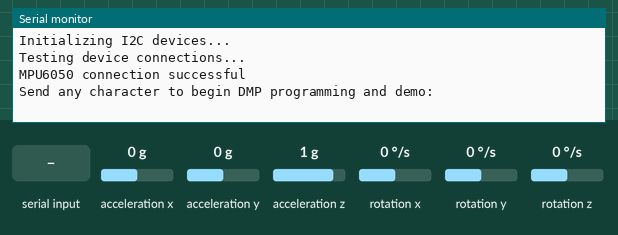
A sketch run on a simulated Arduino Uno, built with avr-gcc and run on an emulated ATmega328P. Parts: the last lines printed to the serial monitor. The inputs (shaded band) are chosen by the test bench; at power-on: acceleration x 0 g, acceleration y 0 g, acceleration z 1 g, rotation x 0 °/s, rotation y 0 °/s, rotation z 0 °/s. No radio packets arrive unless stated.

Above: at 0.9 s.
1.0 s: "1" received over Serial
At 1.4 s:
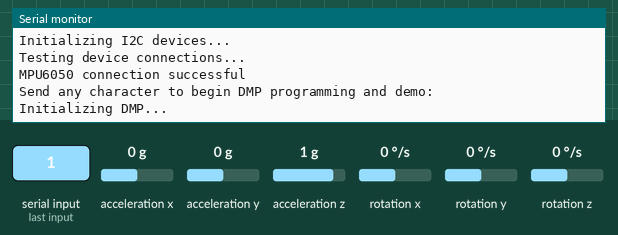
3.0 s: acceleration x set to -1.4 g
At 3.9 s:
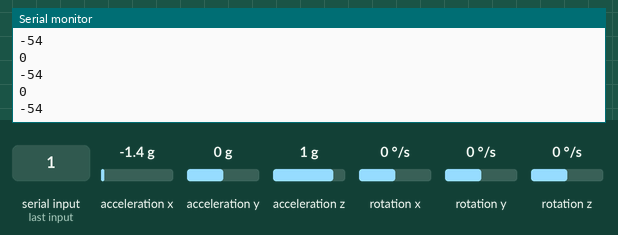
4.5 s: acceleration y set to -1.4 g
At 5.6 s:
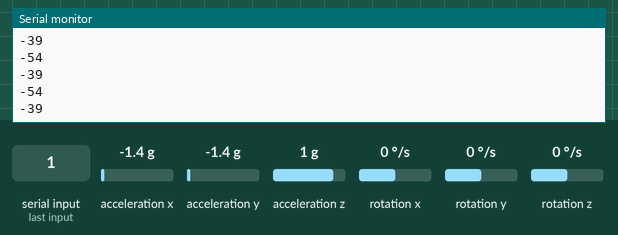
6.0 s: acceleration z set to -1.4 g
At 7.0 s:
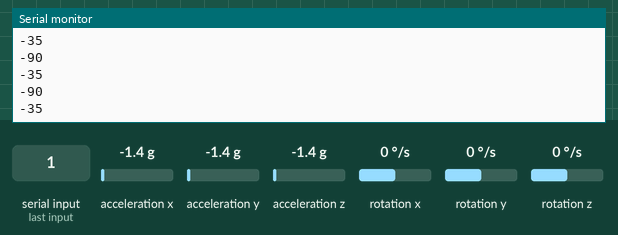
Timing chart, 0 to 8.5 s (numbered marks = the images above; inputs shaded):
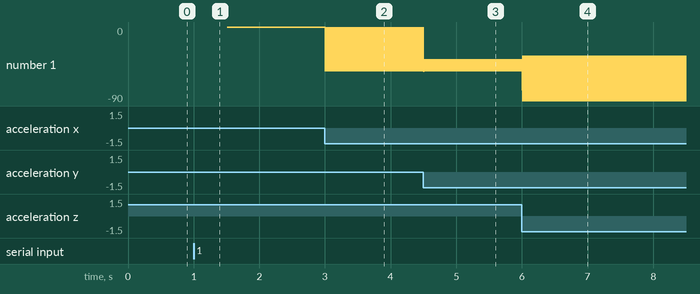

Measured:
- after the input at 1.0 s, the serial monitor: prints a new line at once (image 1)
- after the input at 3.0 s, the serial monitor: prints a new line at once (image 2)
- after the input at 4.5 s, the serial monitor: prints a new line at once (image 3)
- after the input at 6.0 s, the serial monitor: prints a new line at once (image 4)
- plotted number 1: 0 → -54 after the input at 3.0 s, -54 → -39 after the input at 4.5 s, -39 → -35 after the input at 6.0 s

The sketch:

gyro_transmitter.ino
```cpp
//These are needed for MPU
#include "I2Cdev.h"
#include "MPU6050_6Axis_MotionApps20.h"

//These are need for RF handlling
#include <SPI.h>
#include <nRF24L01.h>
#include <RF24.h>

#define PRINT_DEBUG   //Uncomment this line if you want to print the MPU6050 initialization information on serial monitor

// Arduino Wire library is required if I2Cdev I2CDEV_ARDUINO_WIRE implementation
// is used in I2Cdev.h
#if I2CDEV_IMPLEMENTATION == I2CDEV_ARDUINO_WIRE
    #include "Wire.h"
#endif

// MPU control/status vars
MPU6050 mpu;
bool dmpReady = false;  // set true if DMP init was successful
uint8_t devStatus;      // return status after each device operation (0 = success, !0 = error)
uint16_t packetSize;    // expected DMP packet size (default is 42 bytes)
uint8_t fifoBuffer[64]; // FIFO storage buffer
Quaternion q;           // [w, x, y, z]         quaternion container
VectorFloat gravity;    // [x, y, z]            gravity vector
float ypr[3];           // [yaw, pitch, roll]   yaw/pitch/roll container and gravity vector

// RF control
const uint64_t pipeOut = 0xF9E8F0F0E1LL;   //IMPORTANT: The same as in the receiver 0xF9E8F0F0E1LL
RF24 radio(8, 9); // select CE,CSN pin

struct PacketData
{
  byte xAxisValue;
  byte yAxisValue;
} data;

void setupRadioTransmitter()
{
  Serial.println("stop");
  radio.begin();
  radio.setDataRate(RF24_250KBPS);
  radio.openWritingPipe(pipeOut);
  radio.stopListening(); //start the radio comunication for Transmitter

  data.xAxisValue = 127; // Center
  data.yAxisValue = 127; // Center
}


void setupMPU()
{
  Serial.println("stop1");
  // join I2C bus (I2Cdev library doesn't do this automatically)
  #if I2CDEV_IMPLEMENTATION == I2CDEV_ARDUINO_WIRE
      Wire.begin();
      Wire.setClock(400000); // 400kHz I2C clock. Comment this line if having compilation difficulties
  #elif I2CDEV_IMPLEMENTATION == I2CDEV_BUILTIN_FASTWIRE
      Fastwire::setup(400, true);
  #endif

  #ifdef PRINT_DEBUG
    // initialize serial communication
    Serial.begin(115200);
    while (!Serial); // wait for Leonardo enumeration, others continue immediately
    // initialize device
    Serial.println(F("Initializing I2C devices..."));
  #endif

  mpu.initialize();

  #ifdef PRINT_DEBUG
    // verify connection
    Serial.println(F("Testing device connections..."));
    Serial.println(mpu.testConnection() ? F("MPU6050 connection successful") : F("MPU6050 connection failed"));
    // wait for ready
    Serial.println(F("\nSend any character to begin DMP programming and demo: "));
    while (Serial.available() && Serial.read()); // empty buffer
    while (!Serial.available());                 // wait for data
    while (Serial.available() && Serial.read()); // empty buffer again
    // load and configure the DMP
    Serial.println(F("Initializing DMP..."));
  #endif

  devStatus = mpu.dmpInitialize();

  // make sure it worked (returns 0 if so)
  if (devStatus == 0)
  {
      // Calibration Time: generate offsets and calibrate our MPU6050
      mpu.CalibrateAccel(6);
      mpu.CalibrateGyro(6);

      #ifdef PRINT_DEBUG
        mpu.PrintActiveOffsets();
        // turn on the DMP, now that it's ready
        Serial.println(F("Enabling DMP..."));
      #endif
      mpu.setDMPEnabled(true);

      // set our DMP Ready flag so the main loop() function knows it's okay to use it
      #ifdef PRINT_DEBUG
        Serial.println(F("DMP ready! Waiting for first interrupt..."));
      #endif
      dmpReady = true;

      // get expected DMP packet size for later comparison
      packetSize = mpu.dmpGetFIFOPacketSize();
  }
  else
  {
      // ERROR!
      // 1 = initial memory load failed
      // 2 = DMP configuration updates failed
      // (if it's going to break, usually the code will be 1)
      #ifdef PRINT_DEBUG
        Serial.print(F("DMP Initialization failed (code "));
        Serial.print(devStatus);
        Serial.println(F(")"));
      #endif
  }
}


void setup()
{
  //This is to set up radio transmitter for rf
  setupRadioTransmitter();
  //This is to set up MPU6050 sensor
  setupMPU();
}

void loop()
{
  // if programming failed, don't try to do anything
  if (!dmpReady) return;
  // read a packet from FIFO. Get the Latest packet
  if (mpu.dmpGetCurrentFIFOPacket(fifoBuffer))
  {
    // display Euler angles in degrees
    mpu.dmpGetQuaternion(&q, fifoBuffer);
    mpu.dmpGetGravity(&gravity, &q);
    mpu.dmpGetYawPitchRoll(ypr, &q, &gravity);

    int xAxisValue = constrain(ypr[2] * 180/M_PI, -90, 90);
    int yAxisValue = constrain(ypr[1] * 180/M_PI, -90, 90);
    data.xAxisValue = map(xAxisValue, -90, 90, 0, 254);
    data.yAxisValue = map(yAxisValue, -90, 90, 254, 0);

    radio.write(&data, sizeof(PacketData));

    #ifdef PRINT_DEBUG
      Serial.println(xAxisValue);
      Serial.println(yAxisValue);
    #endif
  }
}
```
